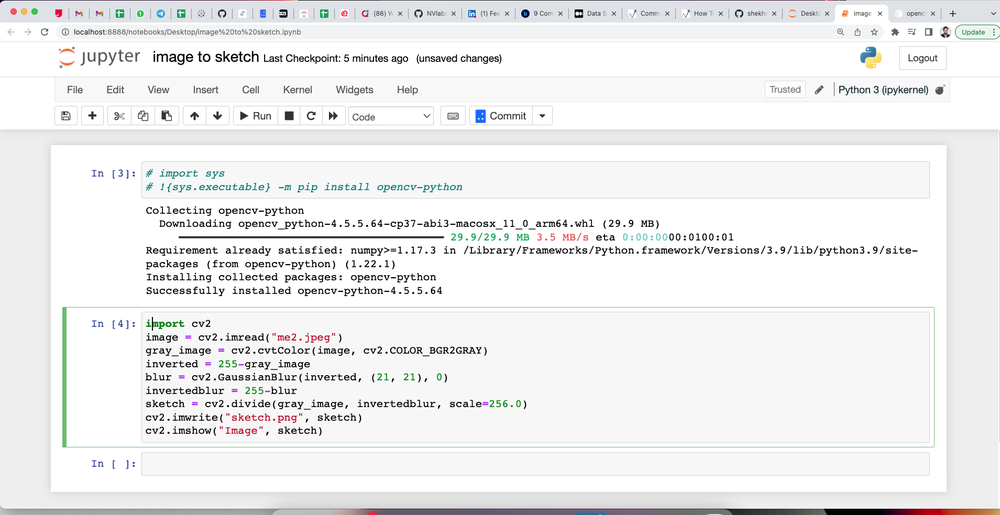
#> input picture img.png, 1000 x 515 px, shrunk from 1909 x 983 before the run
$ jupyter execute 'image to sketch.ipynb'
#> lines starting #> are read from the running program, lines starting #| are printed output that depends on the picture
[cell 1]
# import sys
# !{sys.executable} -m pip install opencv-python

[cell 2]
import cv2
image = cv2.imread("img.png")
#> image is the input picture: shape (515, 1000, 3); mean B, G, R 238.5, 238.5, 238.1
gray_image = cv2.cvtColor(image, cv2.COLOR_BGR2GRAY)
inverted = 255-gray_image
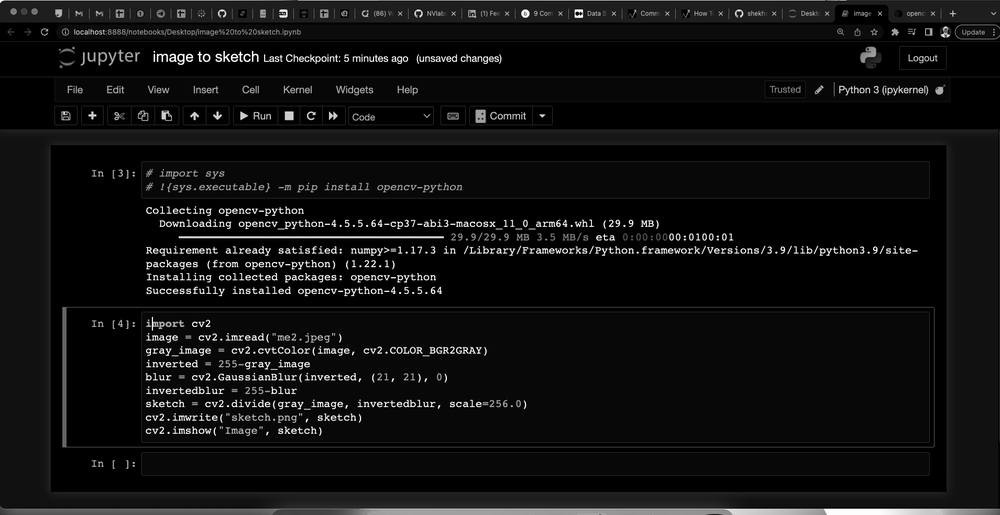
#> inverted: shape (515, 1000); min 0, max 255, mean 16.6
blur = cv2.GaussianBlur(inverted, (21, 21), 0)
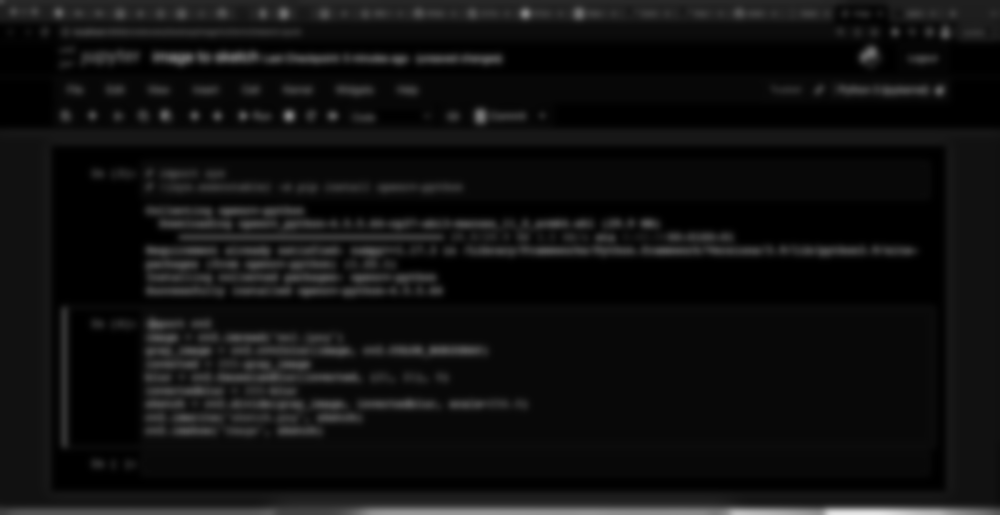
#> blur: shape (515, 1000); min 0, max 230, mean 16.5
invertedblur = 255-blur
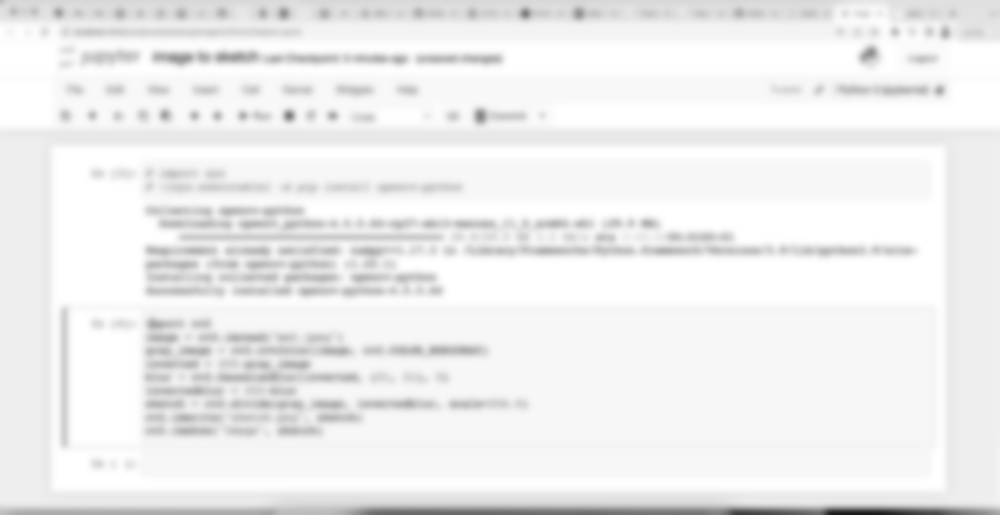
#> invertedblur: shape (515, 1000); min 25, max 255, mean 238.5
sketch = cv2.divide(gray_image, invertedblur, scale=256.0)
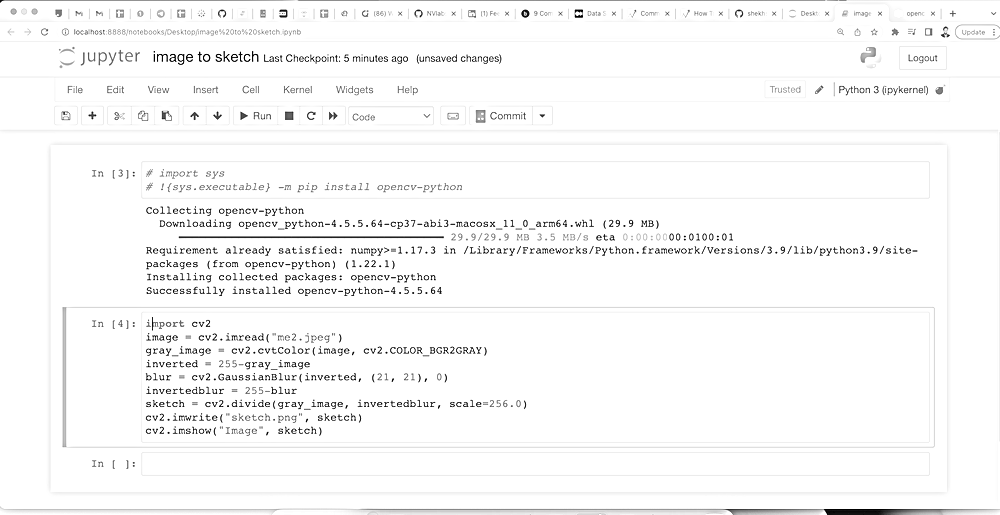
#> sketch: shape (515, 1000); min 0, max 255, mean 248.1
cv2.imwrite("img_sketch.png", sketch)
cv2.imshow("Image", sketch)

$ run again, with sketch.png copied over img.png
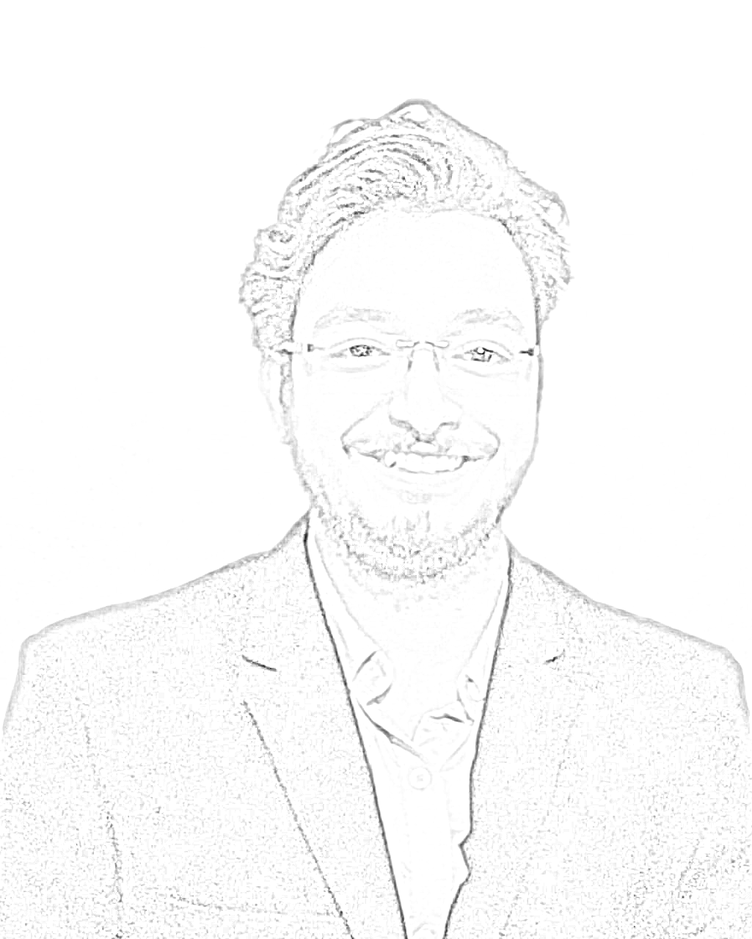
#> input picture sketch.png, 752 x 939 px, shrunk from 1025 x 1280 before the run
#> image is the input picture: shape (939, 752, 3); min 9, max 255, mean 250.6
#> `inverted = 255-gray_image`:
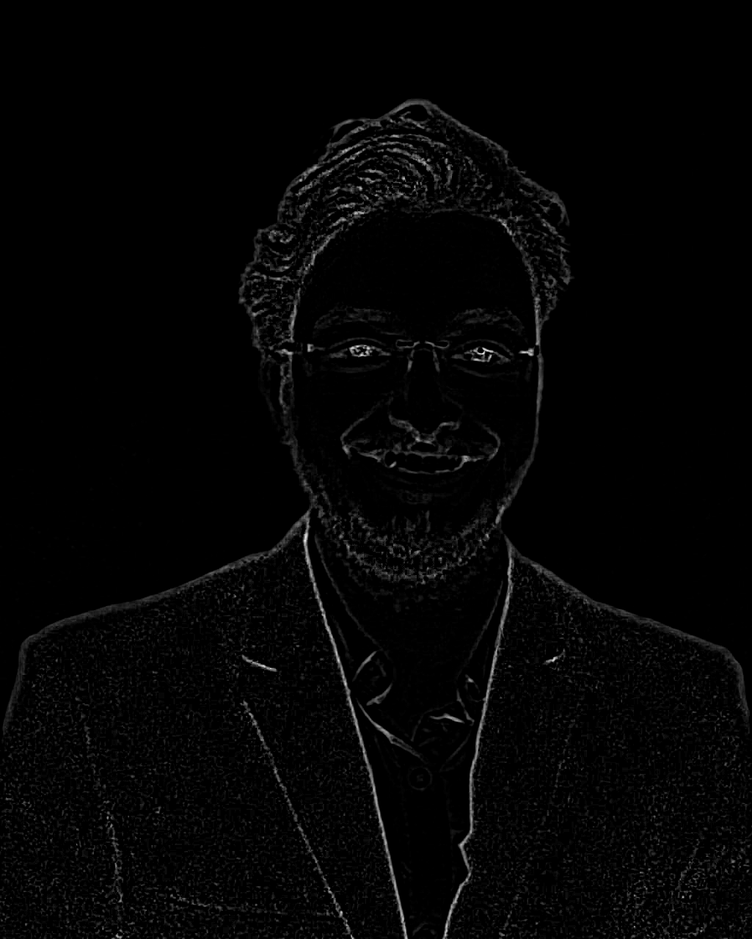
#> inverted: shape (939, 752); min 0, max 246, mean 4.4

$ run again, with me2.jpeg saved as img.png
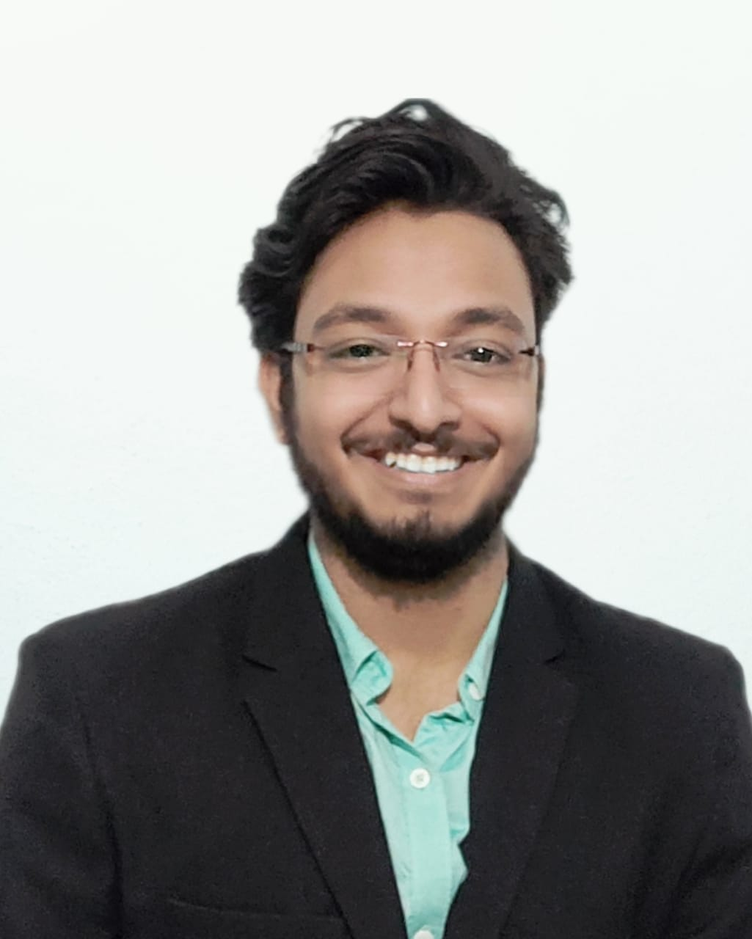
#> input picture me2.jpeg, 752 x 939 px, shrunk from 1025 x 1280 before the run
#> image is the input picture: shape (939, 752, 3); mean B, G, R 150.3, 153.1, 153.9
#> `blur = cv2.GaussianBlur(inverted, (21, 21), 0)`:
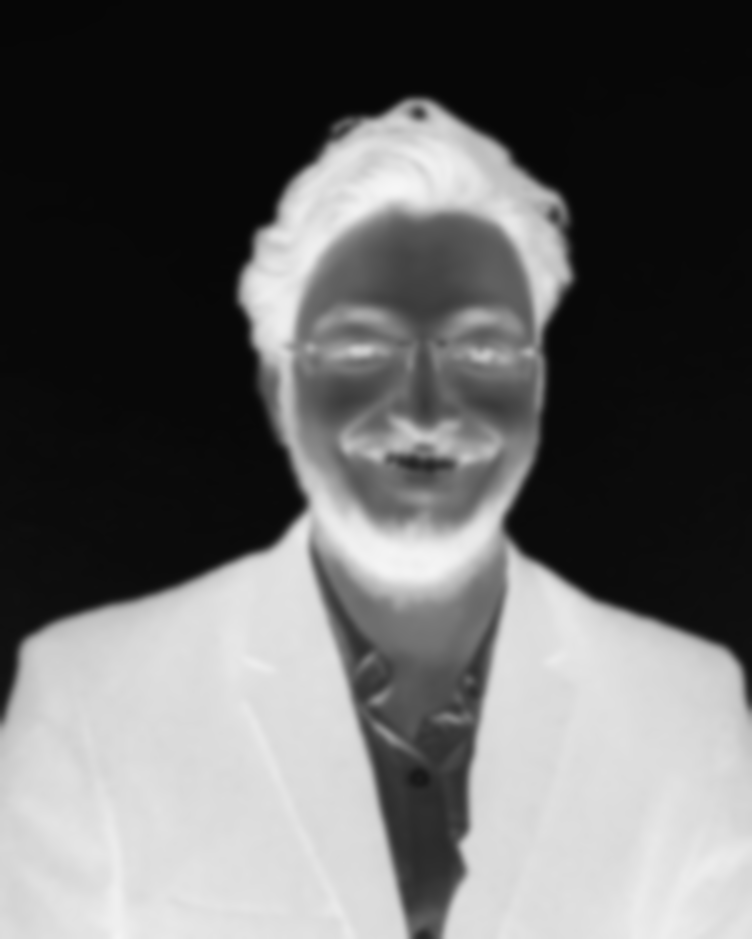
#> blur: shape (939, 752); min 6, max 246, mean 102
#> `sketch = cv2.divide(gray_image, invertedblur, scale=256.0)`:
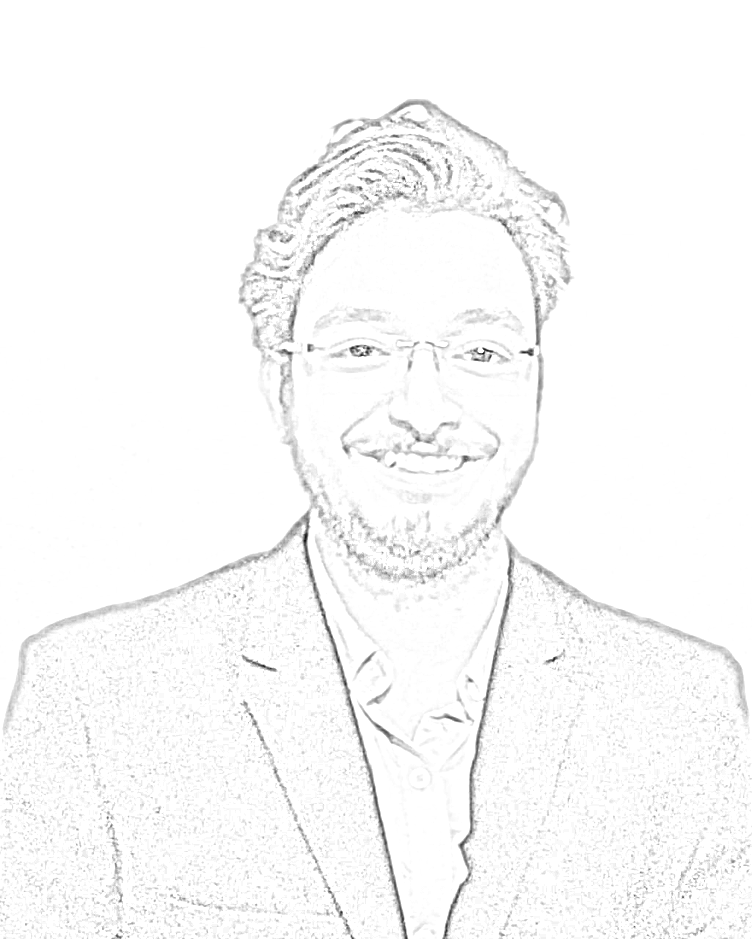
#> sketch: shape (939, 752); min 11, max 255, mean 249.5
